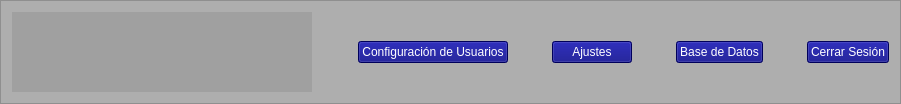
     <widget class="QFrame" name="frame">
      <property name="styleSheet">
       <string notr="true">background-color: rgb(147, 147, 147, 0.5);</string>
      </property>
      <property name="frameShape">
       <enum>QFrame::StyledPanel</enum>
      </property>
      <property name="frameShadow">
       <enum>QFrame::Raised</enum>
      </property>
      <layout class="QVBoxLayout" name="verticalLayout">
       <item>
        <layout class="QHBoxLayout" name="horizontalLayout_15">
         <item>
          <widget class="QLabel" name="label_8">
           <property name="minimumSize">
            <size>
             <width>300</width>
             <height>80</height>
            </size>
           </property>
           <property name="maximumSize">
            <size>
             <width>300</width>
             <height>80</height>
            </size>
           </property>
           <property name="text">
            <string/>
           </property>
           <property name="pixmap">
            <pixmap>imagenes/logo pendon ysr.jpg</pixmap>
           </property>
           <property name="scaledContents">
            <bool>true</bool>
           </property>
          </widget>
         </item>
         <item>
          <layout class="QHBoxLayout" name="horizontalLayout">
           <item>
            <spacer name="horizontalSpacer_23">
             <property name="orientation">
              <enum>Qt::Horizontal</enum>
             </property>
             <property name="sizeHint" stdset="0">
              <size>
               <width>40</width>
               <height>20</height>
              </size>
             </property>
            </spacer>
           </item>
           <item>
            <widget class="QPushButton" name="bt_config_usser">
             <property name="styleSheet">
              <string notr="true">color: rgb(255, 255, 255);
background-color: rgb(0, 0, 127);</string>
             </property>
             <property name="text">
              <string>Configuración de Usuarios</string>
             </property>
            </widget>
           </item>
           <item>
            <spacer name="verticalSpacer">
             <property name="orientation">
              <enum>Qt::Horizontal</enum>
             </property>
             <property name="sizeHint" stdset="0">
              <size>
               <width>38</width>
               <height>18</height>
              </size>
             </property>
            </spacer>
           </item>
           <item>
            <widget class="QPushButton" name="bt_ajustes">
             <property name="styleSheet">
              <string notr="true">color: rgb(255, 255, 255);
background-color: rgb(0, 0, 127);</string>
             </property>
             <property name="text">
              <string>Ajustes</string>
             </property>
            </widget>
           </item>
           <item>
            <spacer name="verticalSpacer_2">
             <property name="orientation">
              <enum>Qt::Horizontal</enum>
             </property>
             <property name="sizeHint" stdset="0">
              <size>
               <width>38</width>
               <height>18</height>
              </size>
             </property>
            </spacer>
           </item>
           <item>
            <widget class="QPushButton" name="bt_BDD">
             <property name="styleSheet">
              <string notr="true">color: rgb(255, 255, 255);
background-color: rgb(0, 0, 127);</string>
             </property>
             <property name="text">
              <string>Base de Datos</string>
             </property>
            </widget>
           </item>
           <item>
            <spacer name="verticalSpacer_3">
             <property name="orientation">
              <enum>Qt::Horizontal</enum>
             </property>
             <property name="sizeHint" stdset="0">
              <size>
               <width>38</width>
               <height>18</height>
              </size>
             </property>
            </spacer>
           </item>
           <item>
            <widget class="QPushButton" name="bt_salir">
             <property name="styleSheet">
              <string notr="true">color: rgb(255, 255, 255);
background-color: rgb(0, 0, 127);</string>
             </property>
             <property name="text">
              <string>Cerrar Sesión</string>
             </property>
            </widget>
           </item>
          </layout>
         </item>
        </layout>
       </item>
      </layout>
     </widget>
